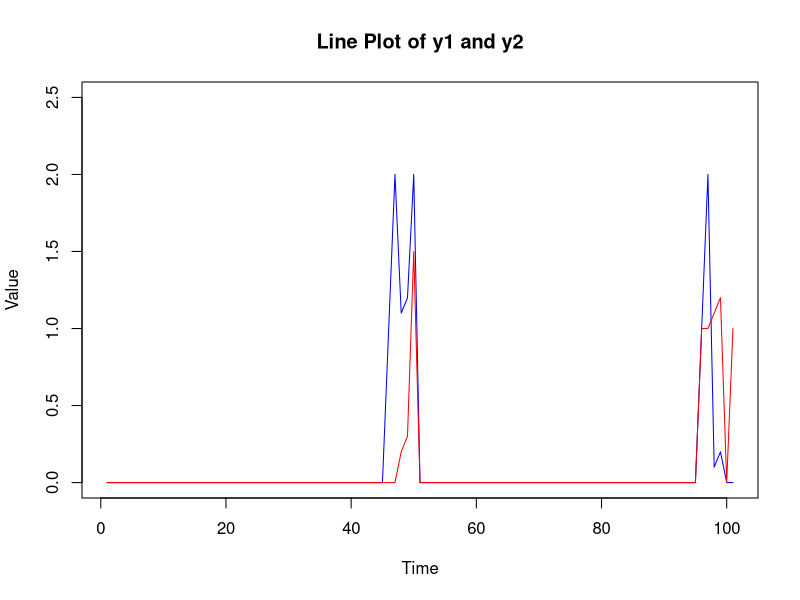
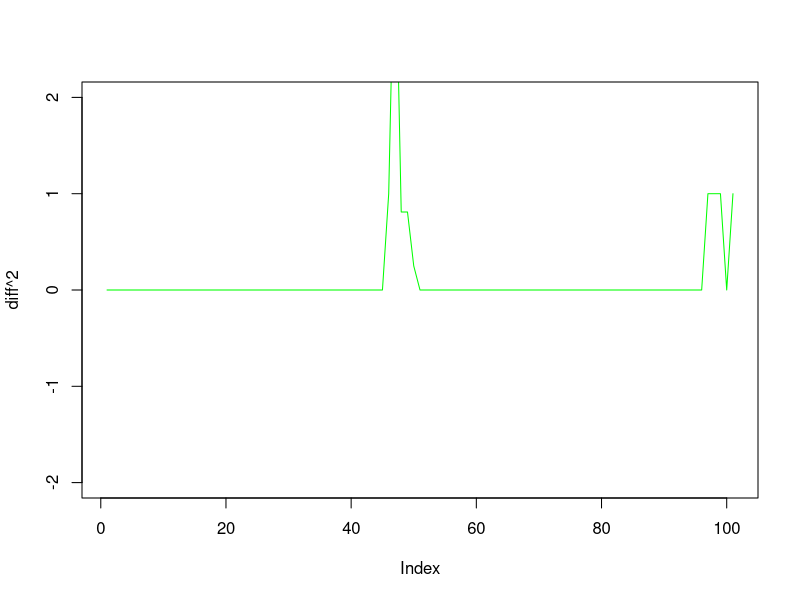
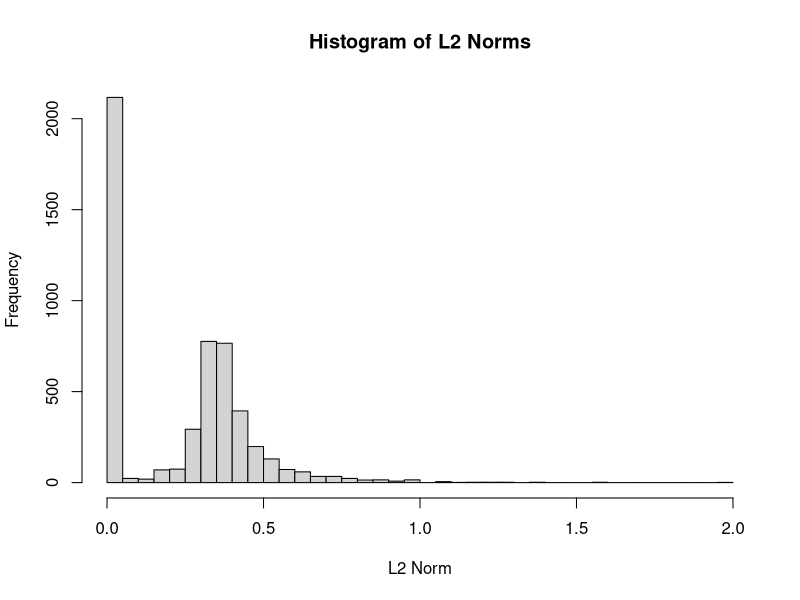
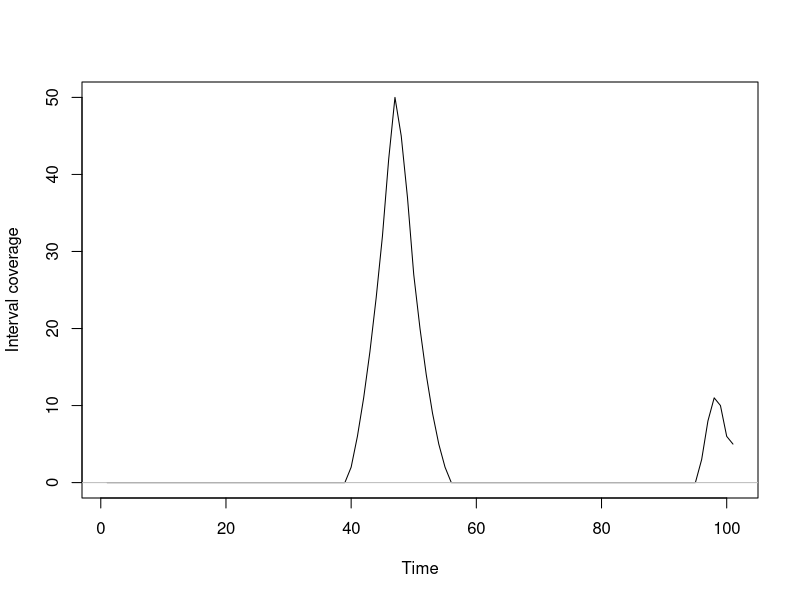
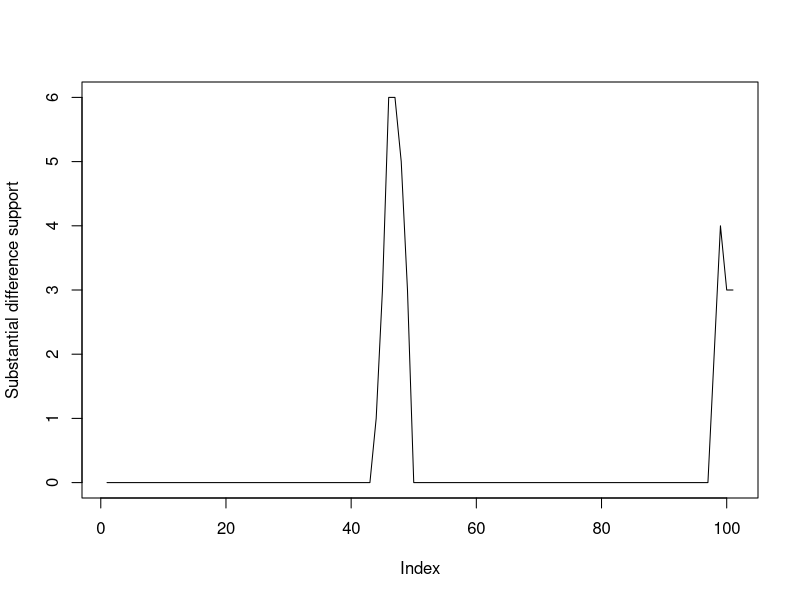

Recreate these plots in R, in order.
y1=c(rep(0,45),1,2,1.1,1.2,2,rep(0,45),1,2,0.1,0.2,0,0)
length(y1)
y2=c(rep(0,45),0,0,0.2,0.3,1.5,rep(0,45),1,1,1.1,1.2,0,1)
length(y2)

plot(y1,type="l",col="blue",ylim=c(0,2.5),xlab="Time",ylab="Value",main="Line Plot of y1 and y2")
lines(y2,col="red")

diff=y1-y2
plot(diff^2,type="l",col="green",ylim=c(-2,2))

L2_norm=sqrt(sum(diff^2))

y1_norm=sqrt(sum(y1^2))
y2_norm=sqrt(sum(y2^2))



n <- length(y1)
N <- n * (n + 1) / 2

start <- integer(N)
end   <- integer(N)
L2    <- numeric(N)

idx <- 1
for (i in 1:n) {
  for (j in i:n) {
    diff <- y1[i:j] - y2[i:j]
    start[idx] <- i
    end[idx]   <- j
    L2[idx]    <- sqrt(sum(diff^2)/length(diff))
    idx <- idx + 1
  }
}

res <- data.frame(start, end, L2)

sd(res$L2)
mean(res$L2)
max(res$L2)
min(res$L2)
which.max(res$L2)
res[which.max(res$L2), ]

hist(res$L2, breaks=50, main="Histogram of L2 Norms", xlab="L2 Norm")

sel <- res[res$L2 > mean(res$L2) + 2.5*sd(res$L2), c("start","end")]
n <- length(y1)
coverage <- integer(n)

for (k in 1:nrow(sel)) {
  coverage[ sel$start[k] : sel$end[k] ] <-
    coverage[ sel$start[k] : sel$end[k] ] + 1
}

coverage

support <- coverage > 0
support <- coverage > quantile(coverage[coverage>0], 0.5)
support <- coverage > 0.9 * max(coverage)


idx <- which(support)

regions <- split(idx, cumsum(c(1, diff(idx) != 1)))
regions <- lapply(regions, range)

do.call(rbind, regions)
plot(coverage, type="l", ylab="Interval coverage", xlab="Time")
abline(h=0, col="gray")



res$len <- res$end - res$start + 1
res$RMS <- res$L2 / sqrt(res$len)


res$signal_rms <- sapply(1:nrow(res), function(k) {
  i <- res$start[k]
  j <- res$end[k]
  sqrt(mean(y1[i:j]^2 + y2[i:j]^2))
})



theta <- 0.5 * L2_norm / sqrt(n)
which(res$RMS > theta)

res$rel_diff <- res$RMS / res$signal_rms

substantial <- res[res$rel_diff > 0.5, ]


score <- numeric(n)

for (k in which(res$rel_diff > 0.5)) {
  score[res$start[k]:res$end[k]] <-
    score[res$start[k]:res$end[k]] + 1
}

plot(score, type="l", ylab="Substantial difference support")
